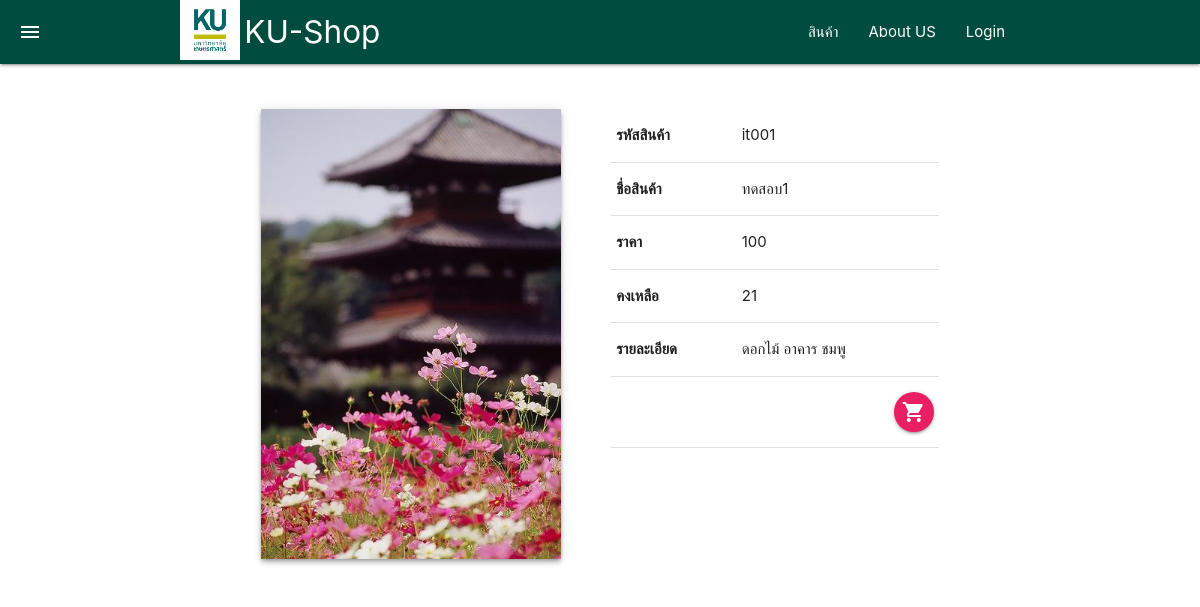
Page /item_show.php?item_id=it001 on the committed database.
### tables this page shows
CREATE TABLE `item` (
  `item_id` varchar(100) NOT NULL,
  `item_name` varchar(100) DEFAULT NULL,
  `item_price` float DEFAULT 0,
  `cur_stk` int(11) DEFAULT 0,
  `item_rem` text DEFAULT NULL
);

### item_show.php (the view, shortened to what this page needs)
<?php
    include "connector.php";
?>
<!DOCTYPE html>
<html lang="en">
<head>
    <link rel="stylesheet" href="./css/materialize.min.css">
    <link rel="stylesheet" href="./iconfont/material-icons.css">
</head>
<body>
    <?php
        include "menuheader.php";
    ?>
    <div class="container">
        <?php
            $sql_data="SELECT * FROM item WHERE item_id ='".$_GET['item_id']."' ";
            $res_data=$db->query($sql_data);
            $data_arr=$res_data->fetch(PDO::FETCH_ASSOC);
        ?>
        <br><br>
        <div class="row">
            <div class="col s12 offset-l1">
                <div class="row">
                    <div class="col s12 m6 l5 center">
                        <img src="./it_img/<?=$data_arr['item_id']?>.jpg"
                                            alt="<?=$data_arr['item_name']?>"
                                            class="materialboxed z-depth-2" width="300px">
                    </div>
                    <div class="col s12 m6 l5">
                        <table>
                            <tr>
                                <th>รหัสสินค้า</th>
                                <td><?=$data_arr['item_id']?></td>
                            </tr>
                            <tr>
                                <th>ชื่อสินค้า</th>
                                <td><?=$data_arr['item_name']?></td>
                            </tr>
                            <tr>
                                <th>ราคา</th>
                                <td><?=$data_arr['item_price']?></td>
                            </tr>
                            <tr>
                                <th>คงเหลือ</th>
                                <td><?=$data_arr['cur_stk']?></td>
                            </tr>
                            <tr>
                                <th>รายละเอียด</th>
                                <td><?=$data_arr['item_rem']?></td>
                            </tr>
                            <tr>
                                <td>
                                </td>
                                <td class="right-align">
                                    <?php if($_SESSION['u_level']!='admin') { ?>
                                    <a href="cart_add.php?item_id=<?=$data_arr['item_id']?>" class="btn btn-floating pink"><i class="material-icons">shopping_cart</i></a>
                                    <?php } ?>
                                </td>
                            </tr>
                        </table>
                    </div>
                </div>
            </div>
        </div>
    </div>
</body>
</html>

### rows in the picture
item: item_id (picture), item_id "it001", item_name "ทดสอบ1", item_price "100", cur_stk "21", item_rem "ดอกไม้ อาคาร ชมพู"
